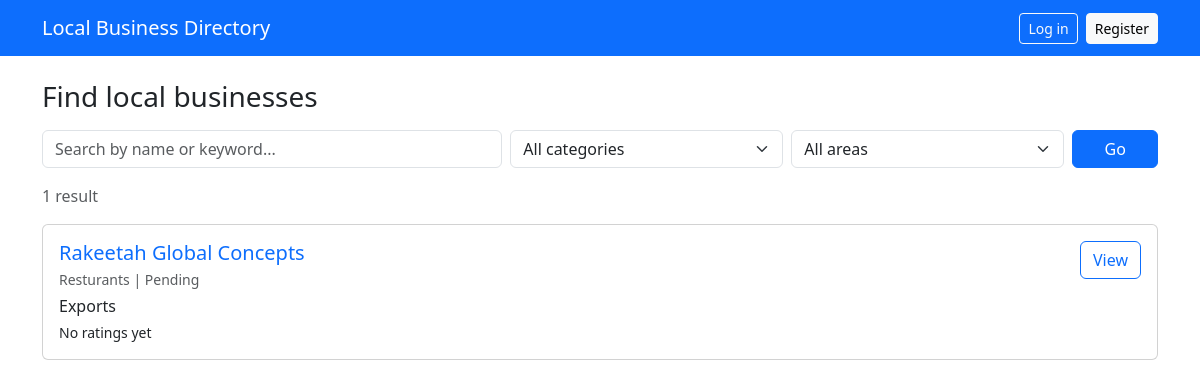
The app's page /, older data.
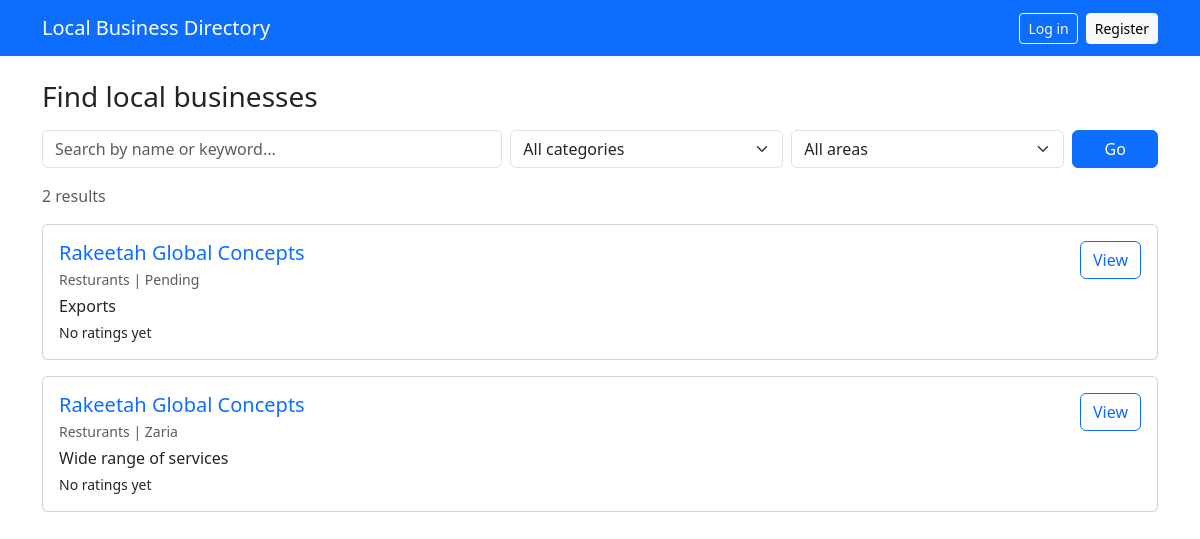
The same page, newer data.
### directory/models.py (models this page shows, shortened)
class Business(models.Model):
    class Status(models.TextChoices):
        PENDING = "pending", "Pending approval"
        APPROVED = "approved", "Approved"
        REJECTED = "rejected", "Rejected"
    owner = models.ForeignKey(
        settings.AUTH_USER_MODEL, on_delete=models.CASCADE, related_name="businesses"
    )
    category = models.ForeignKey(
        Category, on_delete=models.PROTECT, related_name="businesses"
    )
    name = models.CharField(max_length=150)
    description = models.TextField()
    address = models.CharField(max_length=255)
    area = models.CharField(max_length=100)
    phone = models.CharField(max_length=30)
    website = models.URLField(blank=True)
    opening_hours = models.CharField(max_length=255, blank=True)
    status = models.CharField(
        max_length=10, choices=Status.choices, default=Status.PENDING
    )
    created_at = models.DateTimeField(auto_now_add=True)
    updated_at = models.DateTimeField(auto_now=True)
    objects = BusinessQuerySet.as_manager()
    class Meta:
        verbose_name_plural = "businesses"
        ordering = ["name"]
        indexes = [
            models.Index(fields=["status"]),
            models.Index(fields=["area"]),
        ]

class Category(models.Model):
    name = models.CharField(max_length=80, unique=True)
    slug = models.SlugField(max_length=80, unique=True)
    class Meta:
        verbose_name_plural = "categories"
        ordering = ["name"]
    def __str__(self):
        return self.name

### directory/views.py (the view)
# urls.py: path("", views.home, name="home"),
def home(request):
    q = request.GET.get("q", "").strip()
    category_slug = request.GET.get("category", "")
    area = request.GET.get("area", "").strip()
    businesses = (
        Business.objects.approved()
        .select_related("category")
        .order_by("name")
    )
    if category_slug:
        category = Category.objects.filter(slug=category_slug).first()
        businesses = businesses.in_category(category) if category else businesses.none()
    businesses = (
        businesses.search(q)
        .in_area(area)
        .annotate(avg_rating=Avg("reviews__rating"), review_count=Count("reviews"))
    )
    paginator = Paginator(businesses, 6)
    page_obj = paginator.get_page(request.GET.get("page"))
    params = request.GET.copy()
    params.pop("page", None)
    areas = (
        Business.objects.approved()
        .order_by("area")
        .values_list("area", flat=True)
        .distinct()
    )
    context = {
        "page_obj": page_obj,
        "total": paginator.count,
        "categories": Category.objects.all(),
        "areas": areas,
        "q": q,
        "selected_category": category_slug,
        "selected_area": area,
        "querystring": params.urlencode(),
    }
    return render(request, "directory/home.html", context)

### directory/models.py (called while the page is built)
    def approved(self):
        return self.filter(status=Business.Status.APPROVED)

    def search(self, q):
        if not q:
            return self
        return self.filter(Q(name__icontains=q) | Q(description__icontains=q))

    def in_area(self, area):
        if not area:
            return self
        return self.filter(area__iexact=area)

### templates/directory/home.html (shortened to what this page needs)
{% extends "base.html" %}
{% block content %}
<h1 class="h3 mb-3">Find local businesses</h1>
<form method="get" class="row g-2 mb-3">
  <div class="col-md-5">
    <input type="text" name="q" value="{{ q }}" class="form-control" placeholder="Search by name or keyword...">
  </div>
  <div class="col-md-3">
    <select name="category" class="form-select">
      <option value="">All categories</option>
    </select>
  </div>
  <div class="col-md-3">
    <select name="area" class="form-select">
      <option value="">All areas</option>
    </select>
  </div>
  <div class="col-md-1 d-grid">
    <button type="submit" class="btn btn-primary">Go</button>
  </div>
</form>
<p class="text-muted">{{ total }} result{{ total|pluralize }}</p>
{% for b in page_obj %}
  <div class="card mb-3"><div class="card-body d-flex justify-content-between align-items-start">
    <div>
      <h2 class="h5 mb-1"><a href="{% url 'business_detail' b.pk %}" class="text-decoration-none">{{ b.name }}</a></h2>
      <div class="text-muted small mb-1">{{ b.category }} | {{ b.area }}</div>
      <p class="mb-1">{{ b.description|truncatechars:120 }}</p>
      <div class="small">
        {% if b.avg_rating %}Rating {{ b.avg_rating|floatformat:1 }} ({{ b.review_count }} review{{ b.review_count|pluralize }}){% else %}No ratings yet{% endif %}
      </div>
    </div>
    <a class="btn btn-outline-primary" href="{% url 'business_detail' b.pk %}">View</a>
  </div></div>
{% empty %}
  <div class="alert alert-info">No results found. Try a different search or filter.</div>
{% endfor %}
{% endblock %}

Row changes from the older to the newer data that the page shows:
added Business: name "Rakeetah Global Concepts", category "Resturants", area "Zaria", description "Wide range of services", shows "No ratings yet"
Text that changed along with them:
{{ total }}: "1" → "2"
